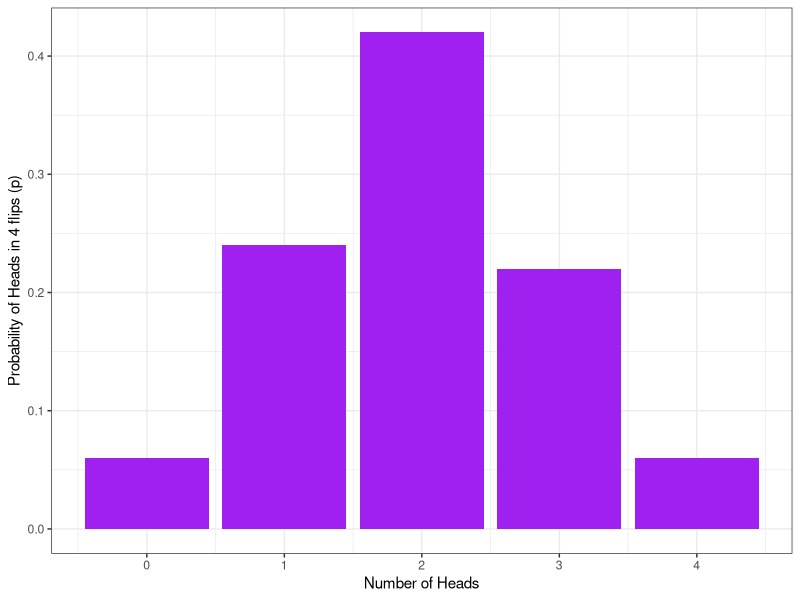
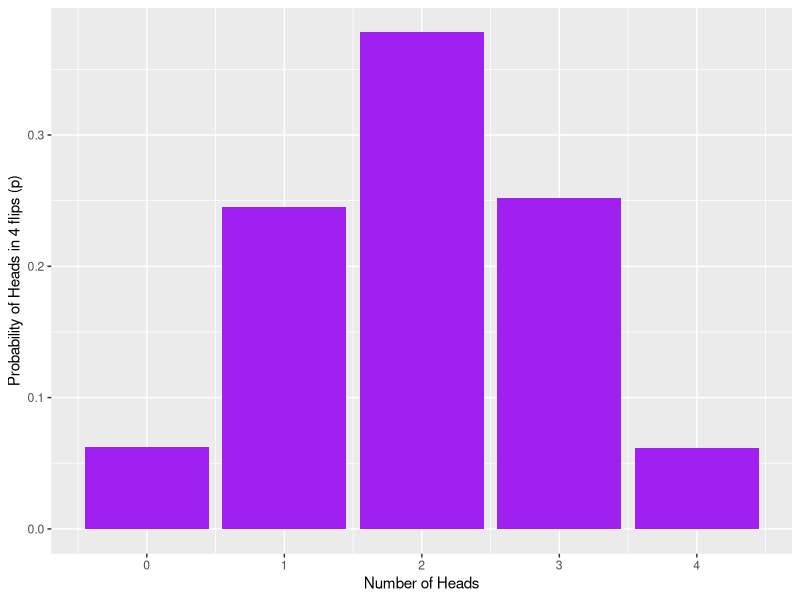

These figures' R source, in order:
## ---- chunk 1
knitr::opts_chunk$set(echo = TRUE)
library(tidyverse)
## ---- chunk 2
1/12
## ---- chunk 3
# Notice that because our event labels are strings (text), 
# we need to enter them into the function as a vector; i.e. in "quotes" 
sample(x = c("HEADS", "TAILS"), size = 4, replace = TRUE) 
## ---- chunk 4
# Now that our event labels are numeric, we don't need the combine function `c`
# 0:1 means all numbers from 0 to 1 in steps of 1. So basically, 0 and 1.
sample(0:1, 4, TRUE)
## ---- chunk 5
# The above statement pipes the output of sample() 
#then the function sum() which counts up the number of heads.

sample(0:1, 4, TRUE) %>% sum()
## ---- chunk 6
# repeats the expression sample(0:1, 4, TRUE) %>% sum() 20 times; the result comes out as a vector with each number represents a count of the number of heads over four flips in each of the 20 ’experiments’.
replicate(n = 20, expr = sample(0:1, 4, TRUE) %>% sum())
## ---- chunk 7
heads50 <- replicate(50, sample(0:1, 4, TRUE) %>% sum())   
heads50
# this time we save the output in the variable heads50
# so we can work with the results further
## ---- chunk 8
data50 <- tibble(heads = heads50) %>%   # convert to a tibble
                group_by(heads) %>%     # group by number of possibilities (0,1,2,3,4)
                summarise(n = n(), # count occurances of each possibility,
                          p=n/50) # & calculate probability (p) of each
                                          
## ---- chunk 9
knitr::kable(data50)
## ---- chunk 10
# Note: stat = "identity" tells  ggplot to use the values of the y-axis variable (p) as the height of the bars in our histogram (as opposed to counting the number of occurances of those values)

ggplot(data50, aes(x = heads,y = p)) + 
  geom_bar(stat = "identity", fill = "purple") + 
  labs(x = "Number of Heads", y = "Probability of Heads in 4 flips (p)") +
  theme_bw()
## ---- chunk 11
heads10K <- replicate(10000, sample(0:1, 4, TRUE) %>% sum())   
# this time we save the output in the variable heads10K
## ---- chunk 12
data10K <- tibble(heads = heads10K) %>%   
                group_by(heads) %>%           
                summarise(n = n(), p=n/10000) 
## ---- chunk 13
ggplot(data10K, aes(heads,p)) + 
  geom_bar(stat = "identity", fill = "purple") + 
  labs(x = "Number of Heads", y = "Probability of Heads in 4 flips (p)") 
## ---- chunk 14
data10K %>%
  filter(heads >= 2) %>%
  summarise(p2 = sum(p))
## ---- chunk 15
dbinom(x = 5, size = 10, prob = 0.5)
## ---- chunk 16
pbinom(q = 2, size = 10, prob = 0.5)
## ---- chunk 17
probs <- pbinom(q = 0:2, size = 10, prob = 0.5)
probs
sum(probs)
## ---- chunk 18
sum(pbinom(q = 7:10, size = 10, prob = 0.5))
## ---- chunk 19
pbinom(q = 6, size = 10, prob = .5, lower.tail = FALSE) 
## ---- chunk 20

knitr::include_url("https://shannon-mcnee19.shinyapps.io/binomial_shiny/",
                   height = "800px")

## ---- chunk 21
qbinom(p = .05, size = 10, prob = .5)
## ---- chunk 22
qbinom(p = .05, size = c(100, 1000, 10000), prob = .5)
